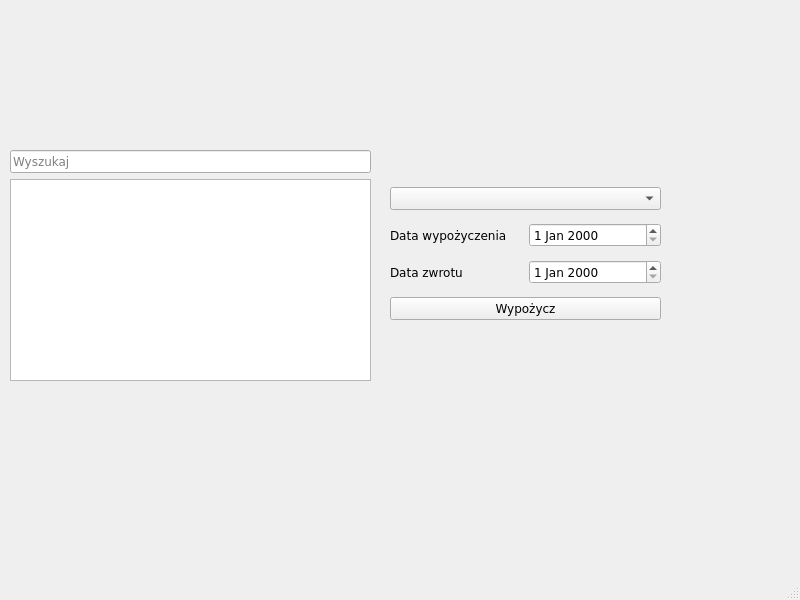
<?xml version="1.0" encoding="UTF-8"?>
<ui version="4.0">
 <class>Add_loan</class>
 <widget class="QMainWindow" name="Add_loan">
  <property name="geometry">
   <rect>
    <x>0</x>
    <y>0</y>
    <width>800</width>
    <height>600</height>
   </rect>
  </property>
  <property name="windowTitle">
   <string>LibSys</string>
  </property>
  <property name="windowIcon">
   <iconset theme="QIcon::ThemeIcon::UserAvailable"/>
  </property>
  <widget class="QWidget" name="centralwidget">
   <widget class="QWidget" name="">
    <property name="geometry">
     <rect>
      <x>10</x>
      <y>150</y>
      <width>361</width>
      <height>231</height>
     </rect>
    </property>
    <property name="font">
     <font>
      <family>Verdana</family>
     </font>
    </property>
    <layout class="QVBoxLayout" name="verticalLayout">
     <item>
      <widget class="QLineEdit" name="search_client">
       <property name="font">
        <font>
         <family>Verdana</family>
        </font>
       </property>
       <property name="placeholderText">
        <string>Wyszukaj</string>
       </property>
      </widget>
     </item>
     <item>
      <widget class="QTableView" name="client_table">
       <property name="font">
        <font>
         <family>Verdana</family>
        </font>
       </property>
      </widget>
     </item>
    </layout>
   </widget>
   <widget class="QWidget" name="">
    <property name="geometry">
     <rect>
      <x>390</x>
      <y>180</y>
      <width>271</width>
      <height>151</height>
     </rect>
    </property>
    <property name="font">
     <font>
      <family>Verdana</family>
     </font>
    </property>
    <layout class="QVBoxLayout" name="verticalLayout_2">
     <item>
      <widget class="QComboBox" name="loan_book_box">
       <property name="font">
        <font>
         <family>Verdana</family>
        </font>
       </property>
       <property name="placeholderText">
        <string>Wybierz książkę</string>
       </property>
      </widget>
     </item>
     <item>
      <layout class="QHBoxLayout" name="horizontalLayout">
       <item>
        <widget class="QLabel" name="label">
         <property name="font">
          <font>
           <family>Verdana</family>
          </font>
         </property>
         <property name="text">
          <string>Data wypożyczenia</string>
         </property>
        </widget>
       </item>
       <item>
        <widget class="QDateEdit" name="loan_loan_date">
         <property name="font">
          <font>
           <family>Verdana</family>
          </font>
         </property>
        </widget>
       </item>
      </layout>
     </item>
     <item>
      <layout class="QHBoxLayout" name="horizontalLayout_2">
       <item>
        <widget class="QLabel" name="label_2">
         <property name="font">
          <font>
           <family>Verdana</family>
          </font>
         </property>
         <property name="text">
          <string>Data zwrotu</string>
         </property>
        </widget>
       </item>
       <item>
        <widget class="QDateEdit" name="loan_return_date">
         <property name="font">
          <font>
           <family>Verdana</family>
          </font>
         </property>
        </widget>
       </item>
      </layout>
     </item>
     <item>
      <widget class="QPushButton" name="loan_add_button">
       <property name="font">
        <font>
         <family>Verdana</family>
        </font>
       </property>
       <property name="text">
        <string>Wypożycz</string>
       </property>
      </widget>
     </item>
    </layout>
   </widget>
  </widget>
  <widget class="QMenuBar" name="menubar">
   <property name="geometry">
    <rect>
     <x>0</x>
     <y>0</y>
     <width>800</width>
     <height>21</height>
    </rect>
   </property>
  </widget>
  <widget class="QStatusBar" name="statusbar"/>
 </widget>
 <resources/>
 <connections/>
</ui>
